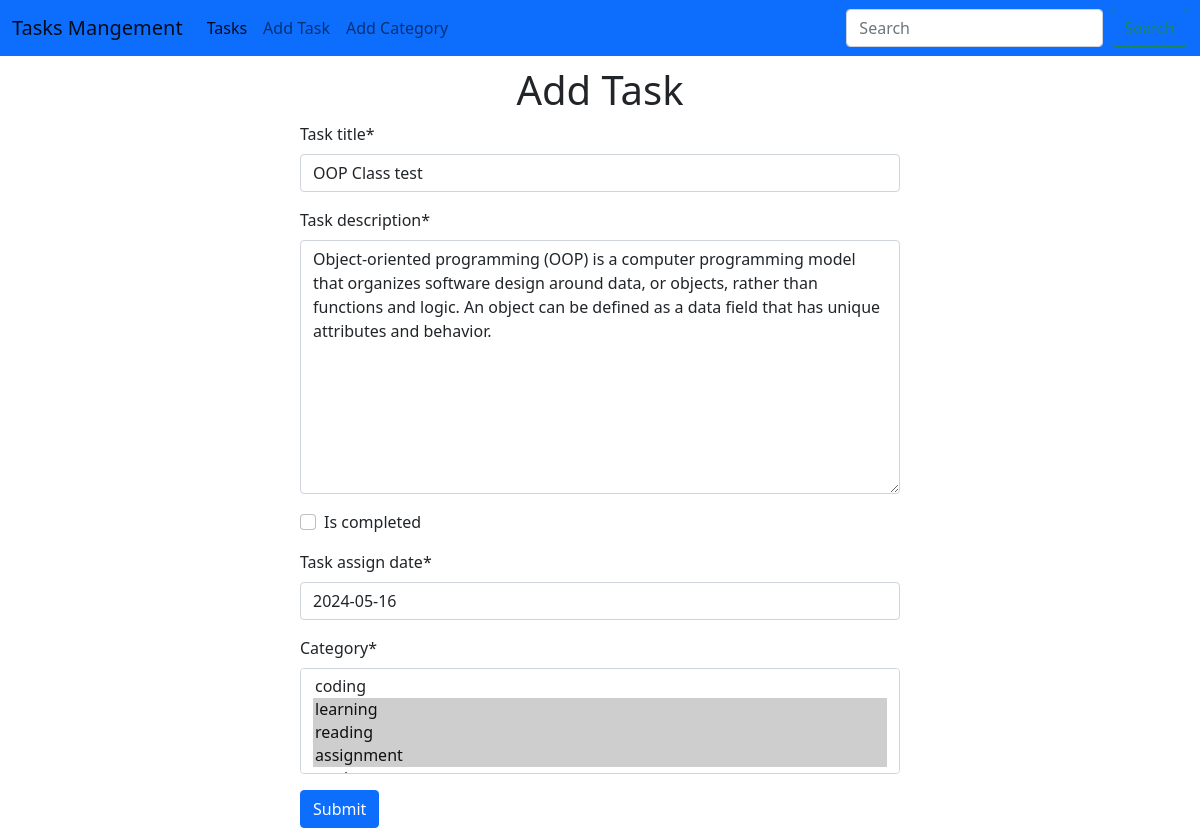
Page /task/edit_task/8 on the committed database.
### tasks/models.py (models this page shows, shortened)
class Task(models.Model):
    task_title = models.CharField(max_length=300)
    task_description = models.TextField()
    is_completed = models.BooleanField(default=False)
    task_assign_date = models.DateField()
    category = models.ManyToManyField(Category)

### tasks/views.py (the view)
# urls.py: path('edit_task/<int:id>', views.edit_task, name='edit_task'),
def edit_task(request, id):
    task = models.Task.objects.get(pk = id)
    task_form = forms.TaskForm(instance=task)
    if request.method == 'POST':
        task_form = forms.TaskForm(request.POST, instance=task)
        if task_form.is_valid():
            task_form.save()
            return redirect('home')
    return render(request, './tasks/add_task.html', {'forms':task_form})

### tasks/forms.py
class TaskForm(forms.ModelForm):
    class Meta:
        model = Task
        fields = '__all__'

### categories/models.py (called while the page is built)
    def __str__(self) -> str:
        return self.category_name

### tasks/templates/tasks/add_task.html
{% extends "base.html" %} {% load crispy_forms_tags %} {% block content %}
<form
  action=""
  style="width: 50%; margin: auto; justify-content: center; margin-top: 10px"
  method="POST"
>
  <h1 class="text-center">Add Task</h1>
  {% csrf_token %} {{forms|crispy}}
  <button class="btn btn-primary">Submit</button>
</form>
{% endblock content %}

### rows in the picture
Task: task_title "OOP Class test", task_description "Object-oriented programming (OOP) is a computer programming model that organizes software design around data, or objects, rather than functions and logic. An object can be defined as a data field that has unique attributes and behavior.", task_assign_date "2024-05-16"
